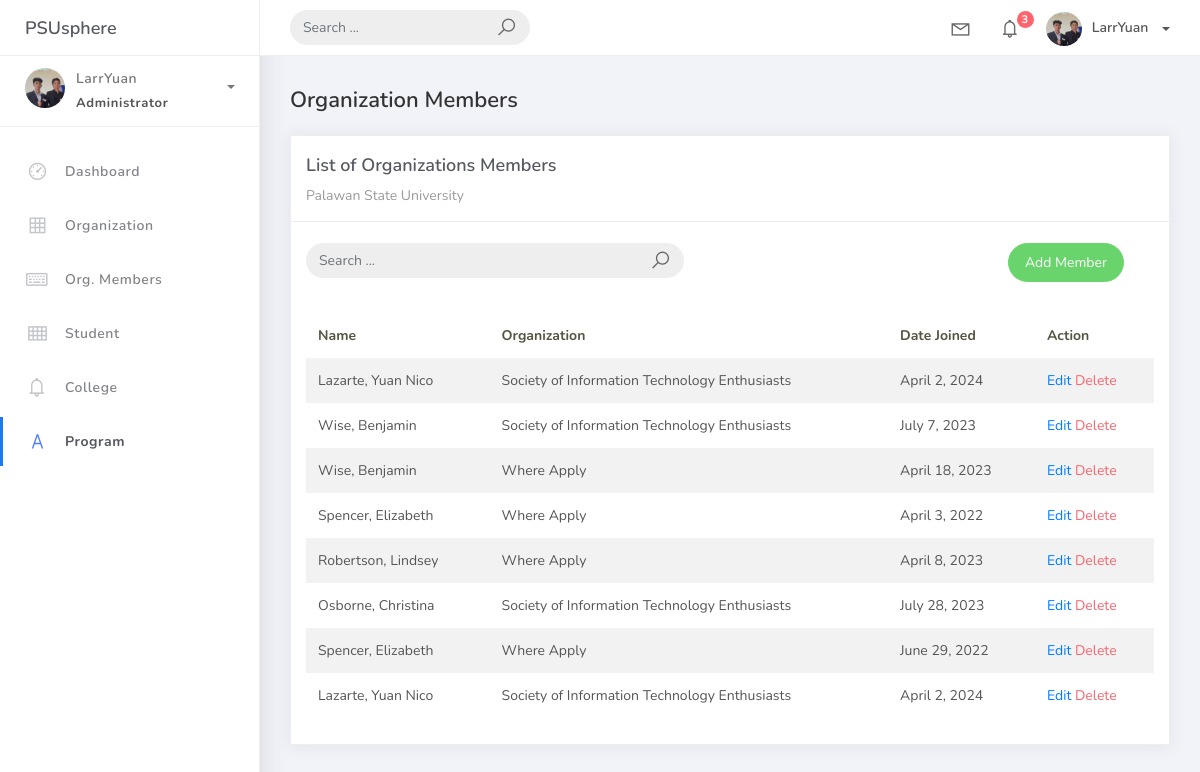
Before: /orgmem_list with the older database file.
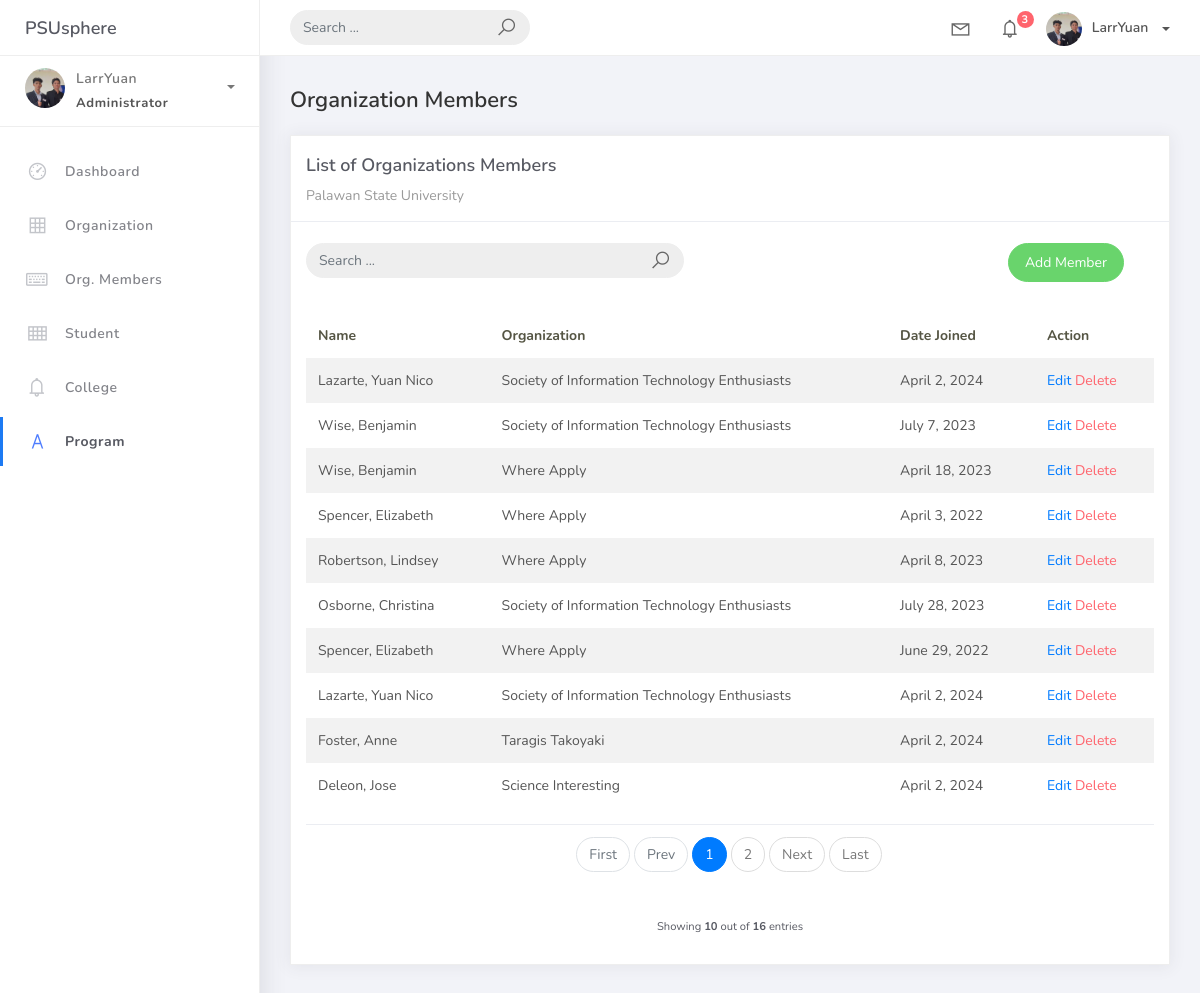
After: the same page with the newer database file.
### studentorg/models.py (models this page shows, shortened)
class BaseModel(models.Model):
    created_at = models.DateTimeField(auto_now_add=True, db_index=True)
    updated_at = models.DateTimeField(auto_now=True)
    class Meta:
        abstract = True

class OrgMember(BaseModel):
    student = models.ForeignKey(Student, on_delete=models.CASCADE)
    organization = models.ForeignKey(Organization, on_delete=models.CASCADE)
    date_joined = models.DateField()

class Student(BaseModel):
    student_id = models.CharField(max_length=15)
    lastname = models.CharField(max_length=25)
    firstname = models.CharField(max_length=25)
    middlename = models.CharField(max_length=25, blank=True, null=True)
    program = models.ForeignKey(Program, on_delete=models.CASCADE)
    def __str__(self):
        return f"{self.lastname}, {self.firstname}"

class Organization(BaseModel):
    name = models.CharField(max_length=250)
    college = models.ForeignKey(College, null=True, blank=True, on_delete=models.CASCADE)
    description = models.CharField(max_length=500)
    def __str__(self):
        return self.name

### studentorg/views.py (the view)
# urls.py: path('orgmem_list', OrgMemberList.as_view(), name='orgmem-list'),
class OrgMemberList(ListView):
    model = OrgMember
    context_object_name = 'orgmember'
    template_name = 'org_member/orgmem_list.html'
    paginate_by = 10
    def get_queryset(self, *args, **kwargs):
        qs = super(OrgMemberList, self).get_queryset(*args, **kwargs)
        if self.request.GET.get("q") != None:
            query = self.request.GET.get('q')
            qs = qs.filter(Q(organization__name__icontains=query))
        return qs

### templates/org_member/orgmem_list.html (shortened to what this page needs)
{% extends 'base.html' %} {% load static %} {% block content %}
<div class="content">
  <div class="container-fluid">
    <h4 class="page-title">Organization Members</h4>
    <div class="row">
      <div class="col-md-12">
        <div class="card">
          <div class="card-header">
            <div class="card-title">List of Organizations Members</div>
            <div class="card-category">Palawan State University</div>
          </div>
          <br />
          <div class="col-md-12 row">
            <div class="col-md-6">
              <form class="navbar-left navbar-form nav-search mr-md-3" action="{% url 'orgmem-list' %}">
                <div class="input-group">
                  <input type="text"placeholder="Search ..." class="form-control" name="q"/>
                  <div class="input-group-append">
                    <span class="input-group-text">
                      <i class="la la-search search-icon"></i>
                    </span>
                  </div>
                </div>
              </form>
            </div>
            <div class="col-md-6">
              <div class="pull-right">
                <a
                  href="{% url 'orgmem-add' %}"
                  class="btn btn-success btn-rounded"
                  >Add Member</a
                >
              </div>
            </div>
          </div>
          <div class="card-body">
            <table class="table table-striped mt-3">
              <thead>
                <tr>
                  <th scope="col">Name</th>
                  <th scope="col">Organization</th>
                  <th scope="col">Date Joined</th>
                  <th scope="col">Action</th>
                </tr>
              </thead>
              <tbody>
                {% for object in object_list %}
                <tr>
                  <td>{{ object.student}}</td>
                  <td>{{ object.organization }}</td>
                  <td>{{ object.date_joined }}</td>
                  <td>
                    <a href="orgmem_list/{{object.id}}">Edit</a>
                    <a href="orgmem_list/{{object.id}}/delete" class="text-danger">Delete</a>
                  </td>
                </tr>
                {% endfor %}
              </tbody>
            </table>
            {% include 'includes/pagination.html' %}
          </div>
        </div>
      </div>
    </div>
  </div>
</div>
{% endblock %}

Changed rows visible on the page:
added OrgMember: student "Foster, Anne", organization "Taragis Takoyaki", date_joined "April 2, 2024"
added OrgMember: student "Deleon, Jose", organization "Science Interesting", date_joined "April 2, 2024"
Other visible differences:
{{ object_list.count }}: (not shown) → "10"
{{ paginator.count }}: (not shown) → "16"
text now shown: "First Prev Next Last Showing out of entries"
new list line: "1"
new list line: "2"
